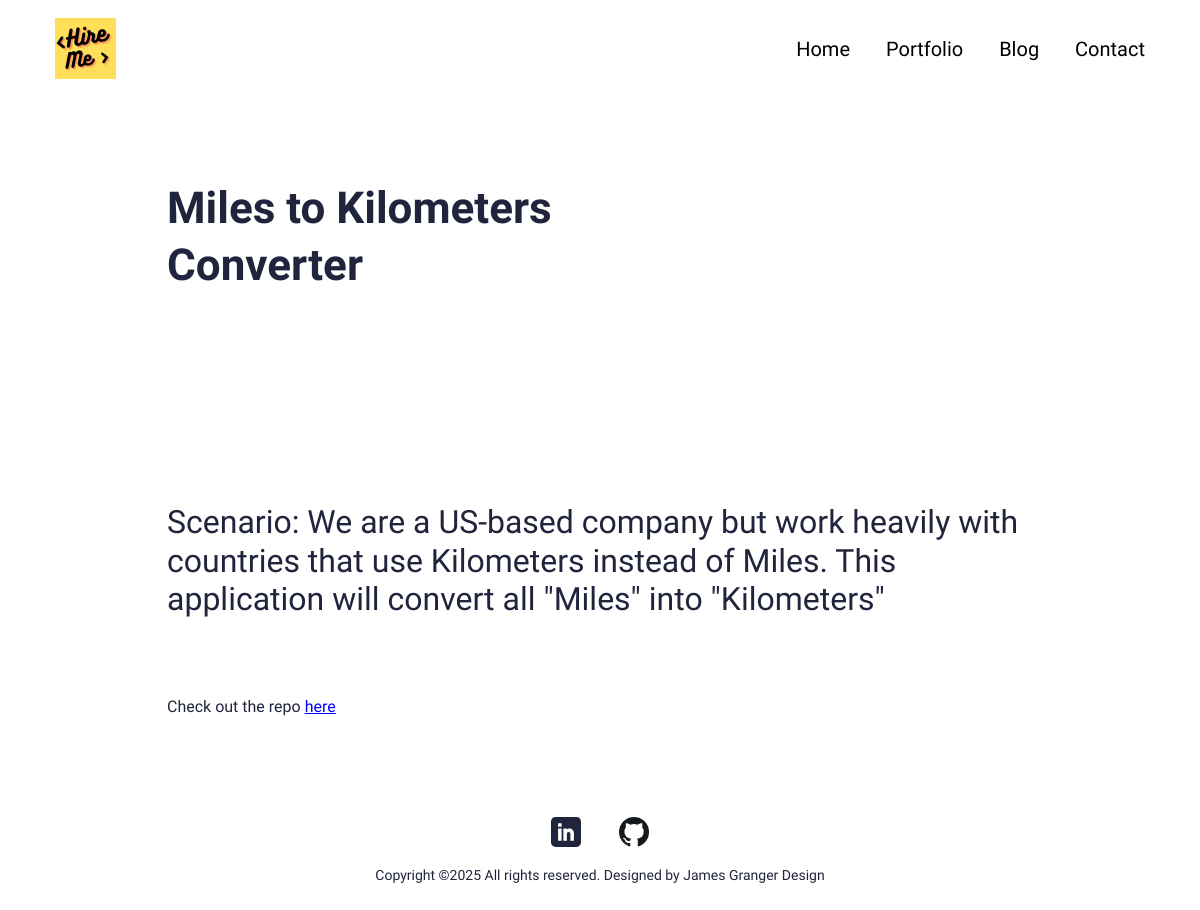
Screenshot of /portfolio/miles-to-kilometers-converter with the database file from the repository.
### main/models.py (models this page shows, shortened)
class Portfolio(models.Model):
    class Meta:
        verbose_name_plural = 'Portfolio Profiles'
        verbose_name = 'Portfolio'
        ordering = ["name"]
    date = models.DateTimeField(blank=True, null=True)
    name = models.CharField(max_length=200, blank=True, null=True)
    description = models.CharField(max_length=500, blank=True, null=True)
    body = RichTextField(blank=True, null=True)
    image = models.ImageField(blank=True, null=True, upload_to="portfolio")
    slug = models.SlugField(null=True, blank=True)
    is_active = models.BooleanField(default=True)

### main/views.py (the view)
class PortfolioDetailView(generic.DetailView):
    model = Portfolio
    template_name = "main/portfolio-detail.html"

### resume_online/context_processors.py (called while the page is built)
def project_context(request):
    context = {
        'me': User.objects.first(),
    }
    return context

### main/templates/main/portfolio-detail.html (shortened to what this page needs)
{% extends 'main/base.html' %}
{% load static %}
{% block content %}
<section>
  <div class="innerPageBannerCol">
    <div class="container">
      <div class="row g-4 g-md-3  align-items-center">
        <div class="col-md-6">
          <div class="bannerContent">
            <h1 class="xlTitle pb-md-3">{{object.name}}</h1>
          </div>
        </div>
      </div>
    </div>
  </div>
</section>
<section>
  <div class="sectionSpaceSm">
    <div class="container">
      {{object.body|safe}}
    </div>
  </div>
</section>
{%endblock%}

### static/css/style.css (style rules this page uses)
:root { --primaryColor: #9C07B6; --primaryDarkColor: #3D0048; --primaryHoverColor: #900AA8; --secondaryColor: #F9B000; --baseColor: #21243D; --baseFont: 'Heebo', sans-serif; --titleFont: 'Courier Prime', monospace; --regular: 400; --medium: 500; --bold: 700; --black: 900; --lightBg: #F1F1F1; }
html { scroll-behavior: smooth; }
body { font-family: var(--baseFont); color: var(--baseColor); line-height: normal; }
a { color: inherit; }
a, .btn { -webkit-transition: all 300ms ease-in-out 0s; -o-transition: all 300ms ease-in-out 0s; transition: all 300ms ease-in-out 0s; text-decoration: none; }
.xlTitle { font-size: 44px; line-height: 1.3; font-weight: var(--bold); font-family: var(--titleFont) }
.sectionSpaceSm { padding: 35px 0; }
.innerPageBannerCol { padding: 180px 0 150px; }
@media (min-width:992px) { .container, .container-lg, .container-md, .container-sm, .container-xl, .container-xxl { max-width: 890px; } }

### rows the page displays
Portfolio: name "Miles to Kilometers Converter", body "Scenario: We are a US-based company but work heavily with countries that use Kilometers instead of Miles. This application will convert all \"Miles\" into \"Kilometers\" Check out the repo here"
